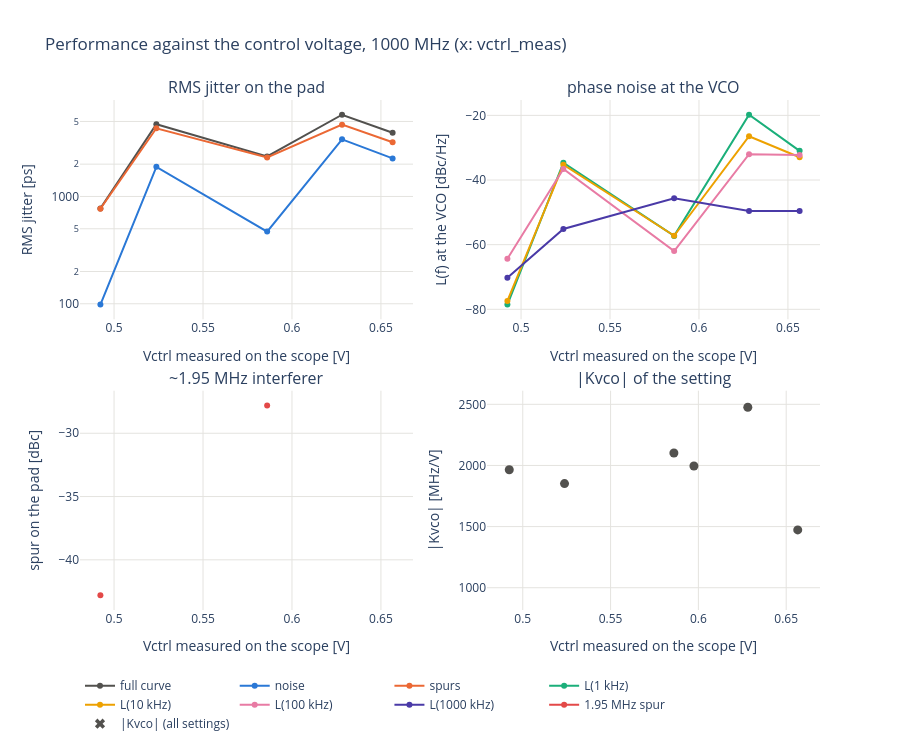

The notebook cell saved with this chart:
### Code cell
# Performance against Vctrl. Top left: RMS jitter on the pad (full curve, its noise and spur parts). Top right: the
# full curve at spot offsets, referred to the VCO. Bottom left: the ~1.95 MHz interferer (dBc on the pad). Bottom
# right: |Kvco| of each setting (the other thing that changes with the VCO codes: if it follows Vctrl, the two cannot
# be told apart from this run alone). The table below: rank correlation of every metric with Vctrl and with |Kvco|.
METRICS = {"time_jitter_trace_ps": "jitter curve [ps]", "time_jitter_noise_ps": "jitter noise [ps]",
           "time_jitter_spur_ps": "jitter spurs [ps]", "spur_1p95_dbc": "1.95 MHz spur [dBc]",
           "carrier_dbm": "carrier [dBm]", "vctrl_pkpk": "ripple pk-pk [V]", "vctrl_ac_rms": "ripple RMS [V]",
           **{f"L_vco_{f:.0e}": f"L({f:.0e} Hz) at the VCO [dBc/Hz]" for f in L_OFFSETS}}

fig = make_subplots(rows=2, cols=2, horizontal_spacing=0.1, vertical_spacing=0.14,
                    subplot_titles=("RMS jitter on the pad", "phase noise at the VCO", "~1.95 MHz interferer",
                                    "|Kvco| of the setting"))
for col, color, name in (("time_jitter_trace_ps", INK, "full curve"), ("time_jitter_noise_ps", "#2a78d6", "noise"),
                         ("time_jitter_spur_ps", "#eb6834", "spurs")):
    fig.add_scatter(x=runs[X_COL], y=runs[col], mode="lines+markers", name=name, line=dict(color=color),
                    row=1, col=1, hovertemplate="%{x:.3f} V: %{y:.1f} ps<extra>" + name + "</extra>")
for f, color in zip(L_OFFSETS, ("#1baf7a", "#eda100", "#e87ba4", "#4a3aa7")):
    name = f"L({f / 1e3:g} kHz)"
    fig.add_scatter(x=runs[X_COL], y=runs[f"L_vco_{f:.0e}"], mode="lines+markers", name=name, line=dict(color=color),
                    row=1, col=2, hovertemplate="%{x:.3f} V: %{y:.1f} dBc/Hz<extra>" + name + "</extra>")
fig.add_scatter(x=runs[X_COL], y=runs["spur_1p95_dbc"], mode="lines+markers", name="1.95 MHz spur",
                line=dict(color="#e34948"), row=2, col=1, hovertemplate="%{x:.3f} V: %{y:.1f} dBc<extra></extra>")
fig.add_scatter(x=all_runs[X_COL], y=all_runs["kvco_pred"] / 1e6, mode="markers", name="|Kvco| (all settings)",
                marker=dict(size=9, color=INK, symbol=["circle" if l == 1 else "x" for l in all_runs["locked"]]),
                row=2, col=2, hovertemplate="%{x:.3f} V: %{y:.0f} MHz/V<extra></extra>")
fig.update_layout(title=f"Performance against the control voltage, {all_runs['f_vco'].iloc[0] / 1e6:g} MHz "
                        f"(x: {X_COL})", template="plotly_white", height=750, legend=dict(orientation="h", y=-0.12))
fig.update_xaxes(title=X_TITLE, gridcolor=GRID)
fig.update_yaxes(gridcolor=GRID)
fig.update_yaxes(title="RMS jitter [ps]", type="log", row=1, col=1)
fig.update_yaxes(title="L(f) at the VCO [dBc/Hz]", row=1, col=2)
fig.update_yaxes(title="spur on the pad [dBc]", row=2, col=1)
fig.update_yaxes(title="|Kvco| [MHz/V]", row=2, col=2)
save(fig, "metrics_vs_vctrl")

# Spearman rank correlation (monotonic relation, -1..1) with Vctrl and with |Kvco|; few points: read it as a hint
cols = [c for c in METRICS if c in runs and runs[c].notna().sum() >= 3]
corr = runs[cols + ["vctrl_pred", "vctrl_meas", "kvco_pred"]].corr(method="spearman")
pd.DataFrame({"metric": [METRICS[c] for c in cols],
              "vs Vctrl measured": corr.loc[cols, "vctrl_meas"].values,
              "vs Vctrl predicted": corr.loc[cols, "vctrl_pred"].values,
              "vs |Kvco|": corr.loc[cols, "kvco_pred"].values}).round(2)

### Figure 1 — Plotly figure (JSON) as saved in the notebook; plotly's stock layout.template omitted (floating-point values rounded to 4 significant figures)
{"data": [{"hovertemplate": "%{x:.3f} V: %{y:.1f} ps<extra>full curve</extra>", "line": {"color": "#52514e"}, "mode": "lines+markers", "name": "full curve", "type": "scatter", "x": [0.4923, 0.5238, 0.586, 0.6281, 0.6566], "xaxis": "x", "y": [773.6, 4712.0, 2358.0, 5777.0, 3921.0], "yaxis": "y"}, {"hovertemplate": "%{x:.3f} V: %{y:.1f} ps<extra>noise</extra>", "line": {"color": "#2a78d6"}, "mode": "lines+markers", "name": "noise", "type": "scatter", "x": [0.4923, 0.5238, 0.586, 0.6281, 0.6566], "xaxis": "x", "y": [98.27, 1888.0, 470.4, 3405.0, 2262.0], "yaxis": "y"}, {"hovertemplate": "%{x:.3f} V: %{y:.1f} ps<extra>spurs</extra>", "line": {"color": "#eb6834"}, "mode": "lines+markers", "name": "spurs", "type": "scatter", "x": [0.4923, 0.5238, 0.586, 0.6281, 0.6566], "xaxis": "x", "y": [767.3, 4318.0, 2310.0, 4667.0, 3202.0], "yaxis": "y"}, {"hovertemplate": "%{x:.3f} V: %{y:.1f} dBc/Hz<extra>L(1 kHz)</extra>", "line": {"color": "#1baf7a"}, "mode": "lines+markers", "name": "L(1 kHz)", "type": "scatter", "x": [0.4923, 0.5238, 0.586, 0.6281, 0.6566], "xaxis": "x2", "y": [-78.54, -34.62, -57.29, -19.8, -30.97], "yaxis": "y2"}, {"hovertemplate": "%{x:.3f} V: %{y:.1f} dBc/Hz<extra>L(10 kHz)</extra>", "line": {"color": "#eda100"}, "mode": "lines+markers", "name": "L(10 kHz)", "type": "scatter", "x": [0.4923, 0.5238, 0.586, 0.6281, 0.6566], "xaxis": "x2", "y": [-77.42, -35.24, -57.24, -26.47, -32.96], "yaxis": "y2"}, {"hovertemplate": "%{x:.3f} V: %{y:.1f} dBc/Hz<extra>L(100 kHz)</extra>", "line": {"color": "#e87ba4"}, "mode": "lines+markers", "name": "L(100 kHz)", "type": "scatter", "x": [0.4923, 0.5238, 0.586, 0.6281, 0.6566], "xaxis": "x2", "y": [-64.37, -36.55, -61.99, -32.0, -32.28], "yaxis": "y2"}, {"hovertemplate": "%{x:.3f} V: %{y:.1f} dBc/Hz<extra>L(1000 kHz)</extra>", "line": {"color": "#4a3aa7"}, "mode": "lines+markers", "name": "L(1000 kHz)", "type": "scatter", "x": [0.4923, 0.5238, 0.586, 0.6281, 0.6566], "xaxis": "x2", "y": [-70.21, -55.16, -45.66, -49.57, -49.61], "yaxis": "y2"}, {"hovertemplate": "%{x:.3f} V: %{y:.1f} dBc<extra></extra>", "line": {"color": "#e34948"}, "mode": "lines+markers", "name": "1.95 MHz spur", "type": "scatter", "x": [0.4923, 0.5238, 0.586, 0.6281, 0.6566], "xaxis": "x3", "y": [-42.8, NaN, -27.8, NaN, NaN], "yaxis": "y3"}, {"hovertemplate": "%{x:.3f} V: %{y:.0f} MHz/V<extra></extra>", "marker": {"color": "#52514e", "size": 9, "symbol": ["x", "x", "circle", "circle", "circle", "circle", "circle", "circle"]}, "mode": "markers", "name": "|Kvco| (all settings)", "type": "scatter", "x": [NaN, NaN, 0.4923, 0.5238, 0.586, 0.5975, 0.6281, 0.6566], "xaxis": "x4", "y": [953.6, 2005.0, 1965.0, 1852.0, 2102.0, 1996.0, 2476.0, 1473.0], "yaxis": "y4"}], "layout": {"annotations": [{"font": {"size": 16}, "showarrow": false, "text": "RMS jitter on the pad", "x": 0.225, "xanchor": "center", "xref": "paper", "y": 1, "yanchor": "bottom", "yref": "paper"}, {"font": {"size": 16}, "showarrow": false, "text": "phase noise at the VCO", "x": 0.775, "xanchor": "center", "xref": "paper", "y": 1, "yanchor": "bottom", "yref": "paper"}, {"font": {"size": 16}, "showarrow": false, "text": "~1.95 MHz interferer", "x": 0.225, "xanchor": "center", "xref": "paper", "y": 0.43, "yanchor": "bottom", "yref": "paper"}, {"font": {"size": 16}, "showarrow": false, "text": "|Kvco| of the setting", "x": 0.775, "xanchor": "center", "xref": "paper", "y": 0.43, "yanchor": "bottom", "yref": "paper"}], "height": 750, "legend": {"orientation": "h", "y": -0.12}, "title": {"text": "Performance against the control voltage, 1000 MHz (x: vctrl_meas)"}, "xaxis": {"anchor": "y", "domain": [0, 0.45], "gridcolor": "#e4e3df", "title": {"text": "Vctrl measured on the scope [V]"}}, "xaxis2": {"anchor": "y2", "domain": [0.55, 1], "gridcolor": "#e4e3df", "title": {"text": "Vctrl measured on the scope [V]"}}, "xaxis3": {"anchor": "y3", "domain": [0, 0.45], "gridcolor": "#e4e3df", "title": {"text": "Vctrl measured on the scope [V]"}}, "xaxis4": {"anchor": "y4", "domain": [0.55, 1], "gridcolor": "#e4e3df", "title": {"text": "Vctrl measured on the scope [V]"}}, "yaxis": {"anchor": "x", "domain": [0.57, 1], "gridcolor": "#e4e3df", "title": {"text": "RMS jitter [ps]"}, "type": "log"}, "yaxis2": {"anchor": "x2", "domain": [0.57, 1], "gridcolor": "#e4e3df", "title": {"text": "L(f) at the VCO [dBc/Hz]"}}, "yaxis3": {"anchor": "x3", "domain": [0, 0.43], "gridcolor": "#e4e3df", "title": {"text": "spur on the pad [dBc]"}}, "yaxis4": {"anchor": "x4", "domain": [0, 0.43], "gridcolor": "#e4e3df", "title": {"text": "|Kvco| [MHz/V]"}}}}
